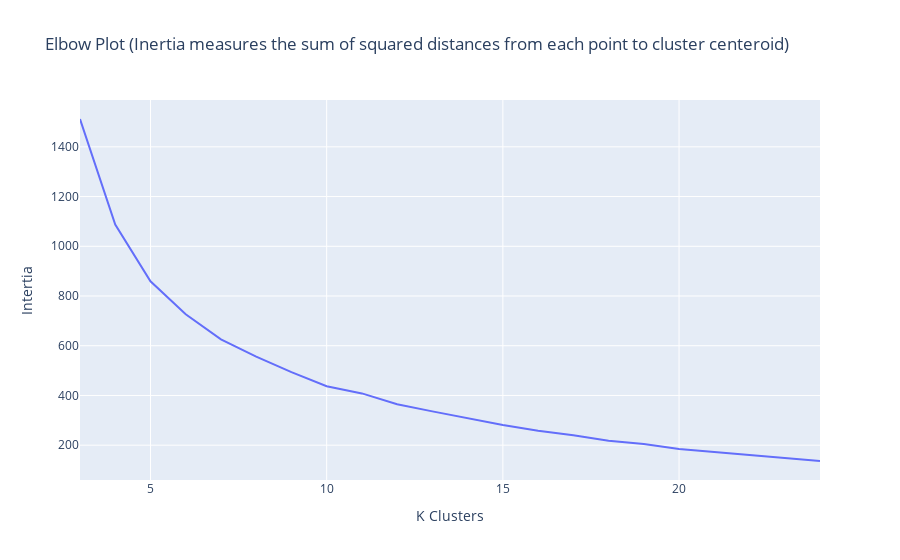

Notebook code for this chart:
### Markdown cell above
<a id='3.2'></a>
### 3.2 Use the Elbow Plot to Determine an Appropriate Number of Clusters, k
Minimizing this intertia measurement is one way to indicate a good clustering, however inertia will always continue to decrease as the cluster count increases.  Therefore, we will look for an elbow point in the interia plot below which indicates a point where increasing the cluster count has diminishing returns.

### Code cell
fig = go.Figure()
fig.add_trace(go.Scatter(x=df['k'],y=df['inertia'],mode='lines'))
fig.update_layout(title='Elbow Plot (Inertia measures the sum of squared distances from each point to cluster centeroid)',
                 xaxis_title='K Clusters',
                 yaxis_title='Intertia')
fig.show()

### Figure 1 — Plotly figure (JSON) as saved in the notebook; plotly's stock layout.template omitted (floating-point values rounded to 4 significant figures)
{"data": [{"mode": "lines", "type": "scatter", "x": [3, 4, 5, 6, 7, 8, 9, 10, 11, 12, 13, 14, 15, 16, 17, 18, 19, 20, 21, 22, 23, 24], "y": [1512.0, 1087.0, 859.0, 726.4, 625.4, 556.3, 493.6, 437.2, 408.3, 365.0, 335.9, 307.4, 280.8, 258.0, 239.9, 217.4, 204.3, 184.2, 172.3, 158.9, 149.2, 136.4]}], "layout": {"autosize": true, "title": {"text": "Elbow Plot (Inertia measures the sum of squared distances from each point to cluster centeroid)"}, "xaxis": {"autorange": true, "range": [3, 24], "title": {"text": "K Clusters"}, "type": "linear"}, "yaxis": {"autorange": true, "range": [59.95, 1588.0], "title": {"text": "Intertia"}, "type": "linear"}}}
